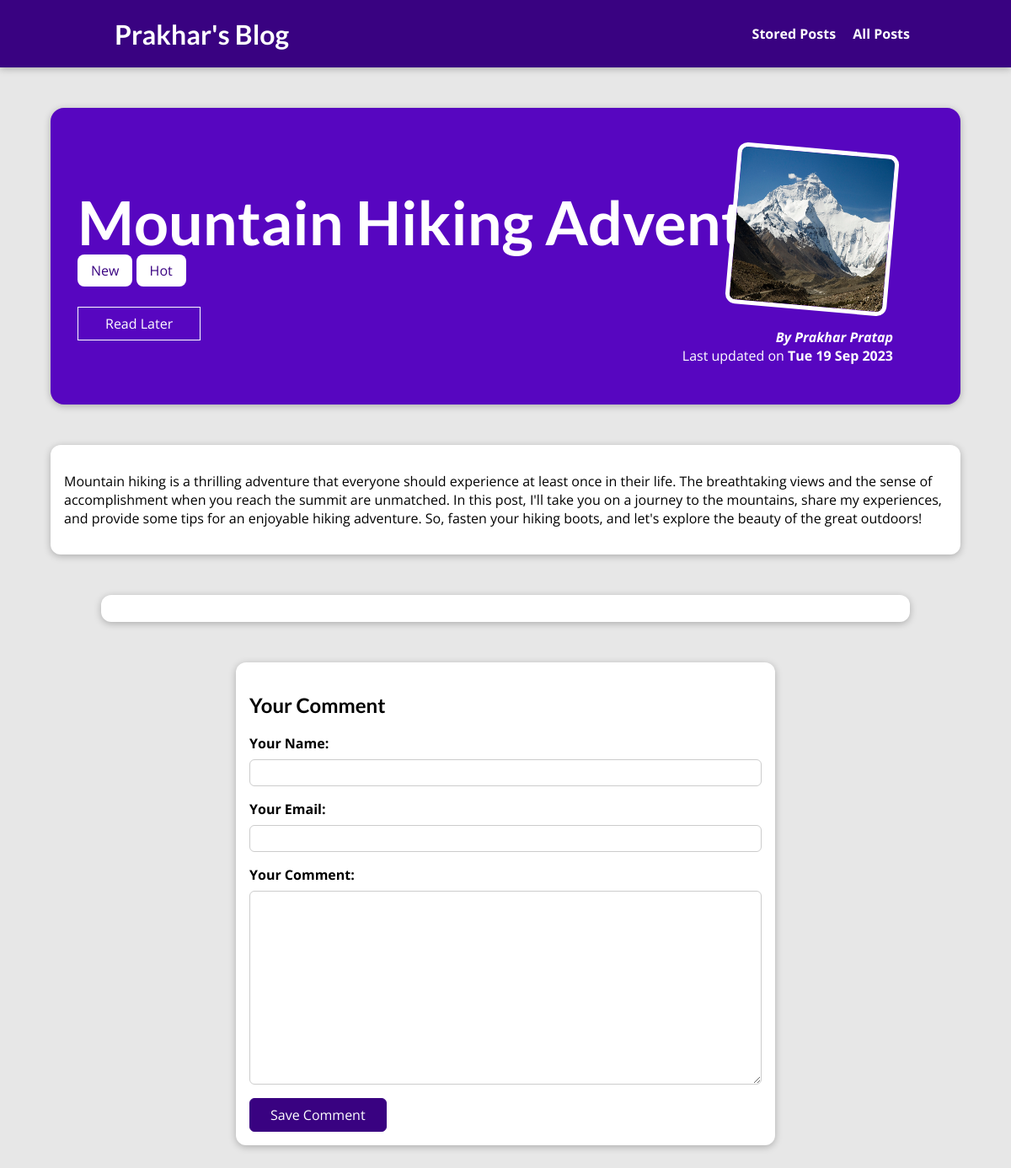
The page /posts/hike-in-the-mountains on the database its author committed.
### blog/models.py (models this page shows, shortened)
class Post(models.Model):
    title = models.CharField(max_length=100)
    excerpt = models.CharField(max_length=200)
    image = models.ImageField(upload_to="posts" , null=True)
    date = models.DateField(auto_now=True)
    slug = models.SlugField(unique=True, db_index=True)
    content = models.TextField(validators=[MinLengthValidator(10)])
    author = models.ForeignKey(Author, on_delete=models.SET_NULL, null=True, related_name="posts")
    tags = models.ManyToManyField(Tag)

class Tag(models.Model):
    caption = models.CharField(max_length=20)

class Author(models.Model):
    first_name = models.CharField(max_length=100)
    last_name = models.CharField(max_length=100)
    email_address = models.EmailField()
    def __str__(self):
        return f"{self.first_name} {self.last_name}"

### blog/views.py (the view, shortened to what this page needs)
# urls.py: path("posts/<slug:slug>", views.SinglePostView.as_view(), name="post-detail-page"),
class SinglePostView(View):
    def is_stored_post(self, request, post_id):
        stored_posts = request.session.get("stored_posts")
        if stored_posts is not None:
            is_saved_for_later = post_id in stored_posts
        else:
            is_saved_for_later = False
        return is_saved_for_later
    def get(self, request, slug):
        post = Post.objects.get(slug=slug)
        context = {
            "post": post,
            "post_tag": post.tags.all(),
            "comment_form": CommentForm(),
            "comments": post.comments.all().order_by("-id"),
            "saved_for_later": self.is_stored_post(request, post.id)
        }
        return render(request, "blog/post-detail.html", context)

### blog/forms.py
class CommentForm(forms.ModelForm):
    class Meta:
        model = Comment
        exclude = ["post"]
        labels = {
            "user_name": "Your Name",
            "user_email": "Your Email",
            "text": "Your Comment"
        }

### blog/templates/blog/post-detail.html (shortened to what this page needs)
{% extends "base.html" %}
{% load static %}
{% block css_files %}
<link rel="stylesheet" href="{% static 'blog/post-detail.css' %}" />
{% endblock %}
{% block content %}
<section id="summary">
    <h2>{{ post.title }}</h2>
    <div>
        {% for tag in post_tag %}
         <span class="tag">{{ tag.caption }}</span>
        {% endfor %}
    </div>
    <div id="read-later">
        <form action="{% url "read-later" %}" method="POST">
        <button>
            {% if saved_for_later %}
                Remove from "Read Later"
            {% else %}
                Read Later
            {% endif %}
        </button>
        </form>
    </div>
    <article>
        <img src="{{ post.image.url }}" alt="{{ post.title }}" />
        <address>By <a href="mailto:{{post.author.email_address}}">{{ post.author }}</a></address>
        <div>
            Last updated on <time>{{ post.date|date:"D d M Y" }}</time>
        </div>
    </article>
</section>
<main>
    <p>
        {{ post.content|linebreaks }}
    </p>
</main>
<section id="comments">
</section>
<section id="comment-form">
    <h2>Your Comment</h2>
    <form action="{% url "post-detail-page" post.slug %}" method="POST">
        {% for form_field in comment_form %}
        <div class="form-control">
            {{ form_field.label_tag }}
            {{ form_field }}
        </div>
        {% endfor %}
        <button>Save Comment</button>
    </form>
</section>
{% endblock %}

### templates/base.html (shortened to what this page needs)
{% load static %}
<!DOCTYPE html>
<html lang="en">
<head>
    <link rel="stylesheet" href="{% static 'app.css' %}">
    {% block css_files %}{% endblock %}
</head>
<body>
    <header id="main-navigation">
        <h1> <a href="{% url "starting-page" %}"> Prakhar's Blog </h1>
        <nav>
            <a href="{% url "read-later" %}"> Stored Posts </a>
            <a href="{% url "posts-page" %}"> All Posts </a>
        </nav>
    </header>
    {% block content %}
    {% endblock %}
</body>
</html>

### static/app.css (style rules this page uses)
* { box-sizing: border-box; }
html { font-family: 'Open Sans', 'Lato', sans-serif; }
body { margin: 0; }
h1, h2, h3 { font-family: 'Lato', sans-serif; font-weight: bold; }
#main-navigation { width: 100%; height: 5rem; display: flex; justify-content: space-between; align-items: center; padding: 0 10%; position: absolute; top: 0; left: 0; }
#main-navigation a { text-decoration: none; color: white; font-weight: bold; margin-left: 1rem; }

### blog/static/blog/post-detail.css (style rules this page uses)
body { background-color: #e7e7e7; }
#main-navigation { background-color: #390281; box-shadow: 0 2px 8px rgba(0, 0, 0, 0.25); }
#summary { margin: 8rem auto 3rem auto; padding: 2rem; width: 90%; max-width: 90rem; border-radius: 16px; background-color: #5706c0; position: relative; box-shadow: 0 2px 8px rgba(0, 0, 0, 0.25); height: 22rem; }
#summary h2 { color: white; font-size: 4.5rem; margin-bottom: 0.25rem; }
#summary article { position: absolute; top: 2rem; right: 3rem; padding: 1rem 2rem; border-radius: 12px; text-align: right; color: white; }
#summary article img { width: 12rem; height: 12rem; border-radius: 12px; transform: rotateZ(5deg); border: 5px solid white; margin-bottom: 1rem; }
#summary address { font-weight: bold; }
#summary a { color: white; text-decoration: none; }
#summary time { font-weight: bold; }
#read-later { margin: 2rem 0; }
#read-later button { background-color: transparent; border: 1px solid white; padding: 0.5rem 2rem; font: inherit; color: white; cursor: pointer; }
main { width: 90%; max-width: 90rem; margin: 3rem auto; background-color: white; padding: 1rem; border-radius: 12px; box-shadow: 0 2px 8px rgba(0, 0, 0, 0.25); }
.tag { background-color: white; color: #390281; padding: 0.5rem 1rem; border-radius: 8px; }
#comment-form { margin: 3rem auto; width: 90%; max-width: 40rem; border-radius: 12px; background-color: white; box-shadow: 0 2px 8px rgba(0, 0, 0, 0.25); padding: 1rem; }
#comment-form button { font: inherit; background-color: #390281; color: white; border: 1px solid #390281; padding: 0.5rem 1.5rem; border-radius: 6px; cursor: pointer; }
.form-control { margin-bottom: 1rem; }
.form-control label { font-weight: bold; margin-bottom: 0.5rem; display: block; }
.form-control input, .form-control textarea { display: block; width: 100%; font: inherit; padding: 0.25rem; border-radius: 6px; border: 1px solid #ccc; }
#comments { margin: 3rem auto; width: 90%; max-width: 60rem; border-radius: 12px; background-color: white; box-shadow: 0 2px 8px rgba(0, 0, 0, 0.25); padding: 1rem 2rem; }

### rows shown on the page
Post: title "Mountain Hiking Adventure", image (picture), author "Prakhar Pratap", date "Tue 19 Sep 2023", content "Mountain hiking is a thrilling adventure that everyone should experience at least once in their life. The breathtaking views and the sense of accomplishment when you reach the summit are unmatched. In this post, I'll take you on a journey to the mountains, share my experiences, and provide some tips for an enjoyable hiking adventure. So, fasten your hiking boots, and let's explore the beauty of the great outdoors!"
Tag: caption "New"
Tag: caption "Hot"
